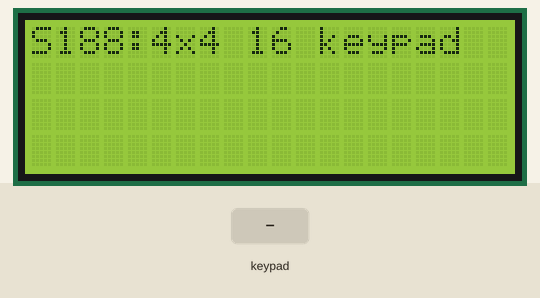
The sketch below on a simulated Arduino Uno, built with avr-gcc and run on an emulated ATmega328P. Shown: 20×4 character LCD. Inputs (shaded band) come from the test bench.

Above: at 2.2 s.
2.3 s: keypad keys 2 3 4 5 # pressed 0.4 s apart
At 4.4 s:
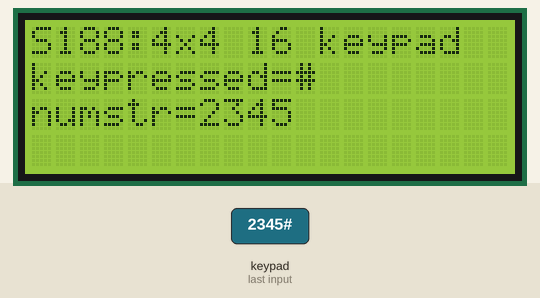
5.8 s: key 'A' pressed
At 7.0 s:
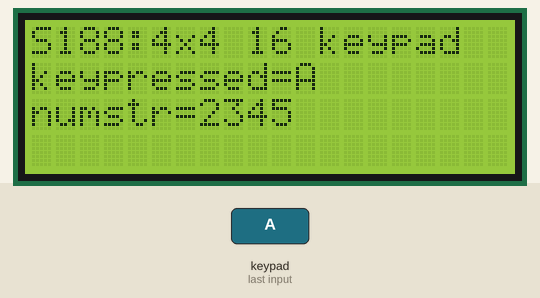
7.3 s: key 'B' pressed
8.8 s: keypad keys 2 3 4 5 * pressed 0.4 s apart
At 10.8 s:
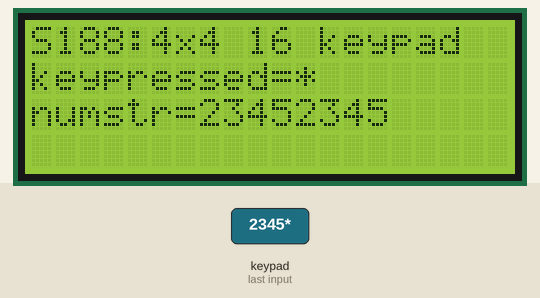
12.3 s: key 'C' pressed
At 13.5 s:
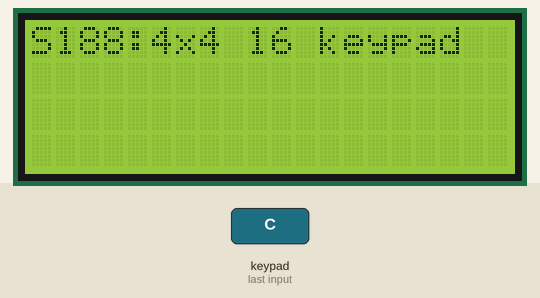
13.8 s: keypad keys 2 3 4 5 D pressed 0.4 s apart
At 16.3 s:
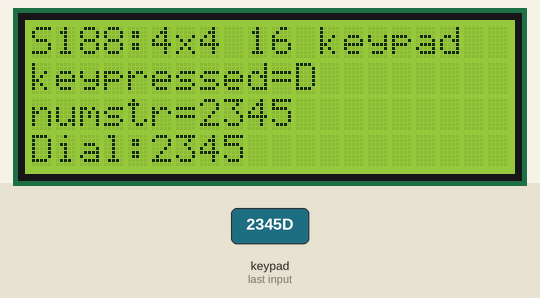
Timing chart, 0 to 17.8 s (numbered marks = the images above; inputs shaded):
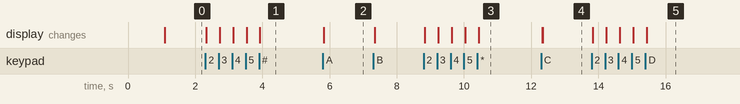

The sketch:

basic_test.ino
```cpp
/* 4x4 Matrix Keyboard Keypad [S188] : http://rdiot.tistory.com/133 [RDIoT Demo] */

#include <Wire.h>
#include <LiquidCrystal_I2C.h>
#include <Keypad.h>

LiquidCrystal_I2C lcd(0x27,20,4);  // LCD2004

const byte numRows= 4; //number of rows on the keypad
const byte numCols= 4; //number of columns on the keypad

//keymap defines the key pressed according to the row and columns just as appears on the keypad
char keymap[numRows][numCols]=
{
  {'1','2','3','A'},
  {'4','5','6','B'},
  {'7','8','9','C'},
  {'*','0','#','D'}
};

byte colPins[numRows] = {2,3,4,5}; //col 0 to 3
byte rowPins[numCols]= {6,7,8,9}; //row 0 to 3

//initializes an instance of the Keypad class
Keypad myKeypad= Keypad(makeKeymap(keymap), rowPins, colPins, numRows, numCols);

String numstr = "";

void setup()
{
  lcd.init();  // initialize the lcd
  lcd.backlight();
  lcd.print("start LCD2004");

  delay(1000);

  lcd.clear();
}

void loop()
{

  lcd.setCursor(0,0);
  lcd.print("S188:4x4 16 keypad");


  char keypressed = myKeypad.getKey();
  if (keypressed != NO_KEY)
  {
   // Serial.print(keypressed);
    lcd.setCursor(0,1);
    lcd.print("keypressed=" + (String)keypressed + "  ");

    switch (keypressed)
    {
      case '1':
           numstr += "1";
        break;
      case '2':
           numstr += "2";
        break;
      case '3':
           numstr += "3";
        break;
      case '4':
           numstr += "4";
        break;
      case '5':
           numstr += "5";
        break;
      case '6':
           numstr += "6";
        break;
      case '7':
           numstr += "7";
        break;
      case '8':
           numstr += "9";
        break;
      case '0':
           numstr += "0";
        break;

      case 'D':
          lcd.setCursor(0,3);
          lcd.print("Dial:"+numstr);
        break;

      case 'C':
          lcd.clear();
          numstr = "";
        break;

      default:
        break;
    }


    if(numstr !="")
    {
      lcd.setCursor(0,2);
      lcd.print("numstr=" + (String)numstr + " ");
    }

  }

}
```

Measured:
- after the input at 2.3 s, the display: first changes at once (image 1 shows a later state)
- after the input at 5.8 s, the display: changes at once (image 2)
- after the input at 8.8 s, the display: first changes at once (image 3 shows a later state)
- after the input at 12.3 s, the display: first changes at once (image 4 shows a later state)
- after the input at 13.8 s, the display: first changes at once (image 5 shows a later state)
